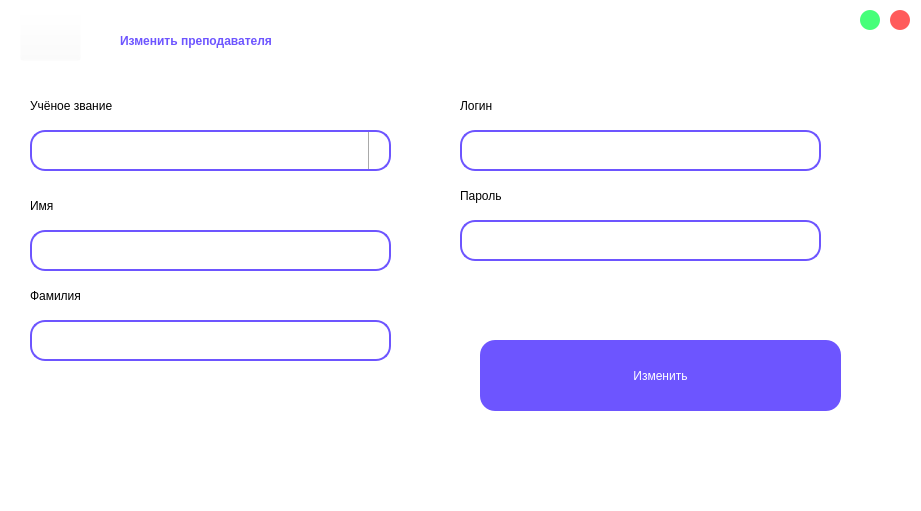
<?xml version="1.0" encoding="UTF-8"?>
<ui version="4.0">
 <class>change_prof</class>
 <widget class="QWidget" name="change_prof">
  <property name="geometry">
   <rect>
    <x>0</x>
    <y>0</y>
    <width>921</width>
    <height>511</height>
   </rect>
  </property>
  <property name="minimumSize">
   <size>
    <width>921</width>
    <height>511</height>
   </size>
  </property>
  <property name="maximumSize">
   <size>
    <width>921</width>
    <height>511</height>
   </size>
  </property>
  <property name="windowTitle">
   <string>Form</string>
  </property>
  <property name="styleSheet">
   <string notr="true">background-color: rgb(255, 255, 255);</string>
  </property>
  <widget class="QLabel" name="label">
   <property name="geometry">
    <rect>
     <x>120</x>
     <y>10</y>
     <width>721</width>
     <height>61</height>
    </rect>
   </property>
   <property name="styleSheet">
    <string notr="true">color: rgb(109, 85, 255);
font: 75 35pt &quot;Karla&quot; bold;
font-weight: 500;</string>
   </property>
   <property name="text">
    <string>Изменить преподавателя</string>
   </property>
  </widget>
  <widget class="QLineEdit" name="lineEdit_3">
   <property name="geometry">
    <rect>
     <x>30</x>
     <y>320</y>
     <width>361</width>
     <height>41</height>
    </rect>
   </property>
   <property name="styleSheet">
    <string notr="true">border-radius: 15px; 
font: 14pt &quot;Karla&quot;;
padding-left: 10px;
padding-right:10px;
border: 2px solid #6D55FF;
</string>
   </property>
  </widget>
  <widget class="QPushButton" name="pushButton_2">
   <property name="geometry">
    <rect>
     <x>890</x>
     <y>10</y>
     <width>20</width>
     <height>20</height>
    </rect>
   </property>
   <property name="styleSheet">
    <string notr="true">QPushButton {
	border-radius: 10px;
	background-color: #FF5B5B;
	color: white;
}
QPushButton:pressed {
	background-color: #FFBCBC;
}</string>
   </property>
   <property name="text">
    <string/>
   </property>
  </widget>
  <widget class="QPushButton" name="pushButton">
   <property name="geometry">
    <rect>
     <x>480</x>
     <y>340</y>
     <width>361</width>
     <height>71</height>
    </rect>
   </property>
   <property name="autoFillBackground">
    <bool>false</bool>
   </property>
   <property name="styleSheet">
    <string notr="true">QPushButton{
	color: rgb(255, 255, 255);
	background-color: #6D55FF;
	border-radius: 15px; 
	font: 75 25pt &quot;Karla&quot; bold;
	border: 2px;
}
QPushButton:pressed{
	background-color: #A597FF;
}</string>
   </property>
   <property name="text">
    <string>Изменить</string>
   </property>
   <property name="default">
    <bool>false</bool>
   </property>
   <property name="flat">
    <bool>false</bool>
   </property>
  </widget>
  <widget class="QLabel" name="label_2">
   <property name="geometry">
    <rect>
     <x>30</x>
     <y>190</y>
     <width>161</width>
     <height>31</height>
    </rect>
   </property>
   <property name="styleSheet">
    <string notr="true">color: rgb(0, 0, 0);
font: 75 18pt &quot;Karla&quot;;
</string>
   </property>
   <property name="text">
    <string>Имя</string>
   </property>
  </widget>
  <widget class="QLineEdit" name="lineEdit_6">
   <property name="geometry">
    <rect>
     <x>460</x>
     <y>220</y>
     <width>361</width>
     <height>41</height>
    </rect>
   </property>
   <property name="styleSheet">
    <string notr="true">border-radius: 15px; 
font: 14pt &quot;Karla&quot;;
padding-left: 10px;
padding-right:10px;
border: 2px solid #6D55FF;
</string>
   </property>
   <property name="text">
    <string/>
   </property>
  </widget>
  <widget class="QLineEdit" name="lineEdit_5">
   <property name="geometry">
    <rect>
     <x>460</x>
     <y>130</y>
     <width>361</width>
     <height>41</height>
    </rect>
   </property>
   <property name="styleSheet">
    <string notr="true">border-radius: 15px; 
font: 14pt &quot;Karla&quot;;
padding-left: 10px;
padding-right:10px;
border: 2px solid #6D55FF;
</string>
   </property>
   <property name="text">
    <string/>
   </property>
  </widget>
  <widget class="QLabel" name="label_5">
   <property name="geometry">
    <rect>
     <x>460</x>
     <y>90</y>
     <width>161</width>
     <height>31</height>
    </rect>
   </property>
   <property name="styleSheet">
    <string notr="true">color: rgb(0, 0, 0);
font: 75 18pt &quot;Karla&quot;;
</string>
   </property>
   <property name="text">
    <string>Логин</string>
   </property>
  </widget>
  <widget class="QLineEdit" name="lineEdit_2">
   <property name="geometry">
    <rect>
     <x>30</x>
     <y>230</y>
     <width>361</width>
     <height>41</height>
    </rect>
   </property>
   <property name="styleSheet">
    <string notr="true">border-radius: 15px; 
font: 14pt &quot;Karla&quot;;
padding-left: 10px;
padding-right:10px;
border: 2px solid #6D55FF;
</string>
   </property>
  </widget>
  <widget class="QLabel" name="label_3">
   <property name="geometry">
    <rect>
     <x>30</x>
     <y>280</y>
     <width>161</width>
     <height>31</height>
    </rect>
   </property>
   <property name="styleSheet">
    <string notr="true">color: rgb(0, 0, 0);
font: 75 18pt &quot;Karla&quot;;
</string>
   </property>
   <property name="text">
    <string>Фамилия</string>
   </property>
  </widget>
  <widget class="QLabel" name="label_6">
   <property name="geometry">
    <rect>
     <x>460</x>
     <y>180</y>
     <width>161</width>
     <height>31</height>
    </rect>
   </property>
   <property name="styleSheet">
    <string notr="true">color: rgb(0, 0, 0);
font: 75 18pt &quot;Karla&quot;;
</string>
   </property>
   <property name="text">
    <string>Пароль</string>
   </property>
  </widget>
  <widget class="QPushButton" name="pushButton_3">
   <property name="geometry">
    <rect>
     <x>860</x>
     <y>10</y>
     <width>20</width>
     <height>20</height>
    </rect>
   </property>
   <property name="styleSheet">
    <string notr="true">QPushButton {
	border-radius: 10px;
	background-color: #45FF79;
	color: white;
}
QPushButton:pressed {
	background-color: #B2FFC8;
}</string>
   </property>
   <property name="text">
    <string/>
   </property>
  </widget>
  <widget class="QPushButton" name="pushButton_4">
   <property name="geometry">
    <rect>
     <x>20</x>
     <y>10</y>
     <width>61</width>
     <height>51</height>
    </rect>
   </property>
   <property name="styleSheet">
    <string notr="true">background-color: rgba(255, 255, 255, 0);</string>
   </property>
   <property name="text">
    <string/>
   </property>
   <property name="icon">
    <iconset resource="greeting.qrc">
     <normaloff>:/new/prefix1/return.png</normaloff>:/new/prefix1/return.png</iconset>
   </property>
   <property name="iconSize">
    <size>
     <width>35</width>
     <height>35</height>
    </size>
   </property>
  </widget>
  <widget class="QLabel" name="label_7">
   <property name="geometry">
    <rect>
     <x>30</x>
     <y>90</y>
     <width>301</width>
     <height>31</height>
    </rect>
   </property>
   <property name="styleSheet">
    <string notr="true">color: rgb(0, 0, 0);
font: 75 18pt &quot;Karla&quot;;
</string>
   </property>
   <property name="text">
    <string>Учёное звание</string>
   </property>
  </widget>
  <widget class="QComboBox" name="comboBox">
   <property name="geometry">
    <rect>
     <x>30</x>
     <y>130</y>
     <width>361</width>
     <height>41</height>
    </rect>
   </property>
   <property name="styleSheet">
    <string notr="true">QComboBox {
    border-radius: 15px; 
    font: 14pt &quot;Karla&quot;;
    padding-left: 10px;
    padding-right:10px;
    border: 2px solid #6D55FF;
    color: black; /* Default text color - black */
}

QComboBox::drop-down {
    subcontrol-origin: padding;
    subcontrol-position: top right;
    width: 20px;
    border-left-width: 1px;
    border-left-color: darkgray;
    border-left-style: solid;
    border-top-right-radius: 3px;
    border-bottom-right-radius: 3px;
}

QComboBox::down-arrow {
    image: url(:/new/prefix1/combobox.png);
    width: 20px;
    height: 20px;
}

QComboBox QAbstractItemView {
    border: 2px solid #6D55FF;
    color: #6D55FF; /* Text color in the dropdown - purple */
    background-color: white; 
}

QComboBox:hover { /* Hover state - highlight with purple border */
    border: 2px solid #6D55FF;
}

QComboBox:focus { /* Focus state - highlight with purple border */
    border: 2px solid #6D55FF;
}

QComboBox:selected { /* Selected state - highlight with purple border */
    border: 2px solid #6D55FF;
    color: #6D55FF; /* Text color in the selected state - purple */
}</string>
   </property>
  </widget>
 </widget>
 <resources>
  <include location="greeting.qrc"/>
 </resources>
 <connections/>
</ui>
